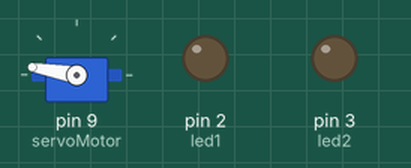
This sketch was run on a simulated Arduino Uno, built with avr-gcc and run on an emulated ATmega328P. Shown: servo, output pins drawn as LEDs (lit = HIGH).

Above: at 0.15 s.
At 5.01 s:
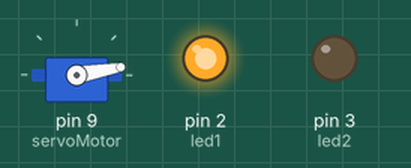
At 10.17 s:
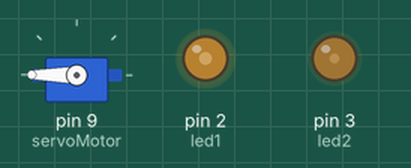
At 19.89 s:
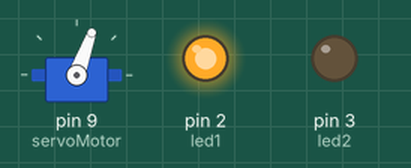
At 29.6 s:
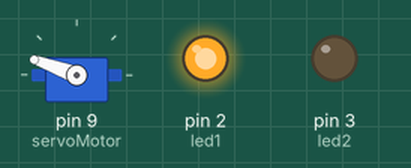
At 39.62 s:
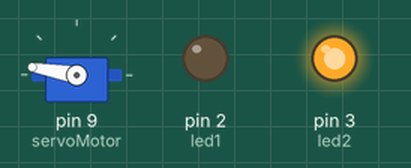
Timing chart, 0 to 40.0 s (numbered marks = the images above):
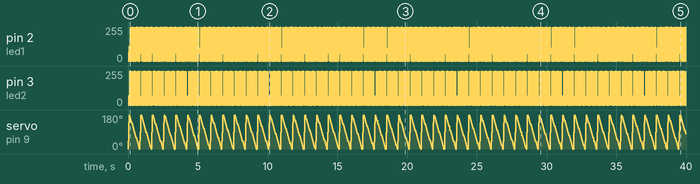

The sketch:

Taller.ino
```cpp
#include <Servo.h>  // Incluimos la biblioteca para controlar el servo

Servo servoMotor;   // Creamos un objeto para el servo
int angulo;         // Variable para almacenar el ángulo
int led1 = 2;       // Pin donde conectaremos el primer LED
int led2 = 3;       // Pin donde conectaremos el segundo LED

void setup() {
  servoMotor.attach(9);    // Conectamos el servo al pin digital 9
  pinMode(led1, OUTPUT);    // Configuramos el pin del primer LED como salida
  pinMode(led2, OUTPUT);    // Configuramos el pin del segundo LED como salida
}

void loop() {
  // Movimiento de 0 a 180 grados del servo
  for (angulo = 0; angulo <= 180; angulo += 10) {
    servoMotor.write(angulo);  // Configuramos el ángulo del servo

    // Parpadeo de LED1
    digitalWrite(led1, HIGH);
    delay(1);
    digitalWrite(led1, LOW);
    delay(1);

    // Parpadeo de LED2
    digitalWrite(led2, HIGH);
    delay(1);
    digitalWrite(led2, LOW);
    delay(1);
  }

  // Movimiento de 180 a 0 grados del servo
  for (angulo = 180; angulo >= 0; angulo -= 10) {
    servoMotor.write(angulo);  // Configuramos el ángulo del servo

    // Parpadeo de LED1
    digitalWrite(led1, HIGH);
    delay(10);
    digitalWrite(led1, LOW);
    delay(10);

    // Parpadeo de LED2
    digitalWrite(led2, HIGH);
    delay(10);
    digitalWrite(led2, LOW);
    delay(10);
  }
}
```
